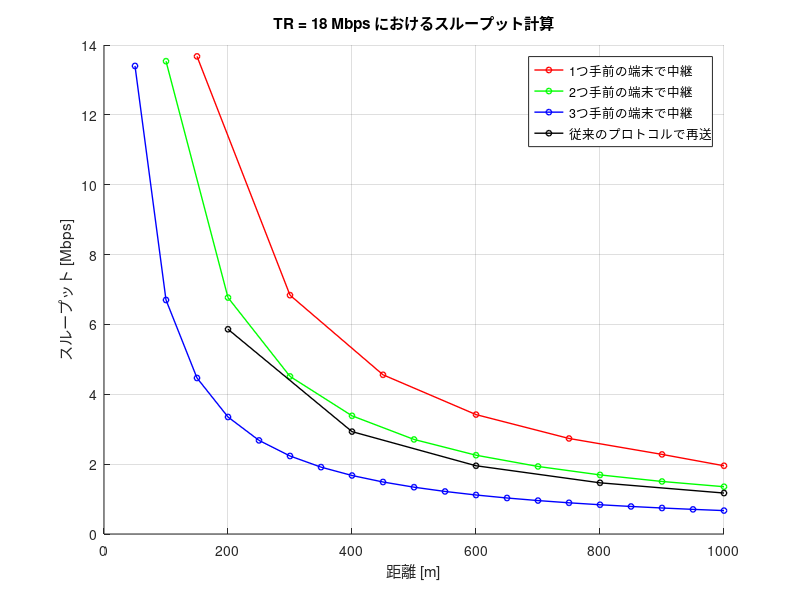

Reproduce this figure in MATLAB.
%従来のプロトコル(18Mbps→12Mbps)で再送したときと中継し伝送したときのスループットの比較
clear;
Rmin = [-82, -81, -79, -77, -74, -70, -66, -65]; % 最小受信感度 [dBm]
TR = [6, 9, 12, 18, 24, 36, 48, 54]; % 伝送レート [Mbps]
databit = [24, 36, 48, 72, 96, 144, 192, 216]; % OFDMシンボルごとのデータビット[bit]

Tp = 10; % 送信電力 [dBm]
f = 2.4 * 10^9; % 周波数 [Hz]
c = 3 * 10^8; % 光速 [m/s]

PLCP_pre = 16; % PLCPプリアンブル[μs]
PLCPhead_sig = 1; % PLCPヘッダ（シグナル）[μs]
PLCPhead_ser = 16; % PLCPヘッダ（サービス）[μs]
ACK = 80; % 802.11ACKフレーム[bit]
MAC = 192; % 802.11MACヘッダ[bit]
LLC = 64; % LLCヘッダ[bit]
packet = 12000; % IPパケット長[bit]
FCS = 32; % FCS[bit]
tail = 6; % テイルビット[bit]
SIFS = 16; % [μs]
DIFS = 34; % [μs]
backoff = 101.5; % 平均バックオフ制御時間 [μs]
slottime = 9; % ショートスロットタイム[μs]

max_distance = 1000; % 最大距離 [m]
N_max = 20; % 最大端末数

ACK_t=zeros(size(Rmin));%ACKフレーム[μs]
data_t=zeros(size(Rmin));%データフレーム[μs]
d_max=zeros(size(Rmin));%各伝送レートでの最大送信距離(50mごと)[m]
N_skip=zeros(size(Rmin));%各伝送レートでのスルー出来る最大の端末数

for i = 1:length(Rmin)
    Rmin_current = Rmin(i);
    TR_current = TR(i);
    databit_current = databit(i);
    
    % 最大伝送距離の計算
    Lfs = Tp - Rmin_current; % 距離減衰 [dB]
    d_max(i) = floor(((10^(Lfs / 20)) * c) / (4 * pi * f) / 50) * 50; % 最大伝送距離 [m]
    N_skip(i) = d_max(i) / 50;
    % フレームの計算
    ACK_t(i) = PLCP_pre + (PLCPhead_sig + ceil((PLCPhead_ser + ACK + FCS + tail) / databit_current)) * 4;
    data_t (i)= PLCP_pre + (PLCPhead_sig + ceil((PLCPhead_ser + MAC + LLC + packet + FCS + tail) / databit_current)) * 4;
end

% 条件1: スループット計算 (条件ごとのスループット)
conditions = [1, 2, 3]; % 各条件での変更量
colors = ['r', 'g', 'b'];

figure;
hold on;
for cond_idx = 1:length(conditions)
    
    N = 0;
    
    total_tt = 0;
    j = 1;

    while N <= N_max
        N = N + N_skip(4);
        total_tt = total_tt + (ACK_t(4) + data_t (4)+ SIFS + backoff); % トータル時間
        N = N - conditions(cond_idx); % 条件ごとの端末減少
        total_tt = total_tt +(conditions(cond_idx)-1) * slottime +  ACK_t(4); % 通信成功

        if N >= N_max
            throughput_cond(j) = packet / total_tt; % スループット [Mbps]
            N_succsess_cond(j) = N_max * 50; % 距離[m]を記録
            break;
        end

        throughput_cond(j) = packet / total_tt; % スループット [Mbps]
        N_succsess_cond(j) = N * 50; % 距離[m]を記録
        j = j + 1;
    end

    % プロット
    plot(N_succsess_cond, throughput_cond, '-o', 'Color', colors(cond_idx), 'LineWidth', 1, 'MarkerSize', 4, 'DisplayName', sprintf('%dつ手前の端末で中継', cond_idx));
end

% 条件2: スループット計算 (固定距離リスト)
if mod(max_distance, d_max(4)) == 0
    distances = d_max(4):d_max(4):max_distance; 
else
    distances = [d_max(4):d_max(4):max_distance max_distance];
end

throughput_fixed = zeros(size(distances));
for j = 1:length(distances)
    D = distances(j);
    total_tt = (ACK_t(4) + data_t(4) + SIFS + backoff) * (D / d_max(4)) +(ACK_t(3) + data_t(3) + SIFS + backoff) * (D / d_max(4)) ; %最初18Mbpsで送信し再送は12Mbps
    throughput_fixed(j) = packet / total_tt; % スループット [Mbps]
end

% プロット (固定距離リスト)
plot(distances, throughput_fixed, '-o', 'Color', 'k', 'LineWidth', 1, 'MarkerSize', 4, 'DisplayName', '従来のプロトコルで再送');

xlabel('距離 [m]');
ylabel('スループット [Mbps]');
title('TR = 18 Mbps におけるスループット計算');
legend('show');
grid on;
hold off;
